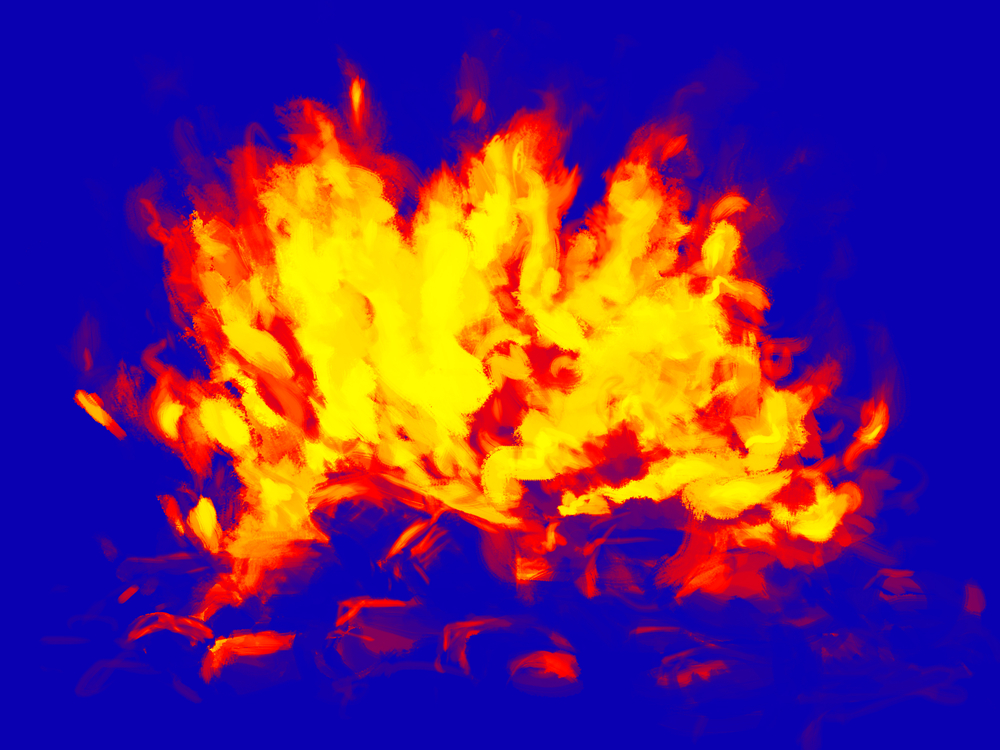
#> input picture fire.jpg, 1000 x 750 px, found by its file name
$ python fire.py
#> lines starting #> are read from the running program, lines starting #| are printed output that depends on the picture; after the words box and inside, x2 and y2 are one past the last pixel; in counts of white or black regions, pixels touching at a corner belong together
# Shayla Rao
# Color detection of thermal image of a fire using OpenCV

# Imported cv2 and numpy
import cv2
import numpy as np

# Getting thermal image
img = cv2.imread( 'C:/Users/Shayla/Documents/Capstone_Class/image_proc/fire.jpg')
#> img is the input picture: shape (750, 1000, 3); mean B, G, R 114.1, 41.9, 97.4

# Converting image colors from BGR format to HSV format
hsv = cv2.cvtColor(img, cv2.COLOR_BGR2HSV)
#> hsv: shape (750, 1000, 3); mean H, S, V 100.8, 254.6, 193

# Defining lower and upper HSV ranges of colors
lower_red = np.array([161,155,84])
upper_red = np.array([179,255,255])

lower_red2 = np.array([161,155,84])
upper_red2 = np.array([161,155,84])

lower_orange = np.array([1,190,200])
upper_orange = np.array([18,255,255])

lower_yellow = np.array([20,100,100])
upper_yellow = np.array([30,255,255])

# Defining masks for colors using lower and upper ranges
red_mask = cv2.inRange(hsv, lower_red, upper_red)
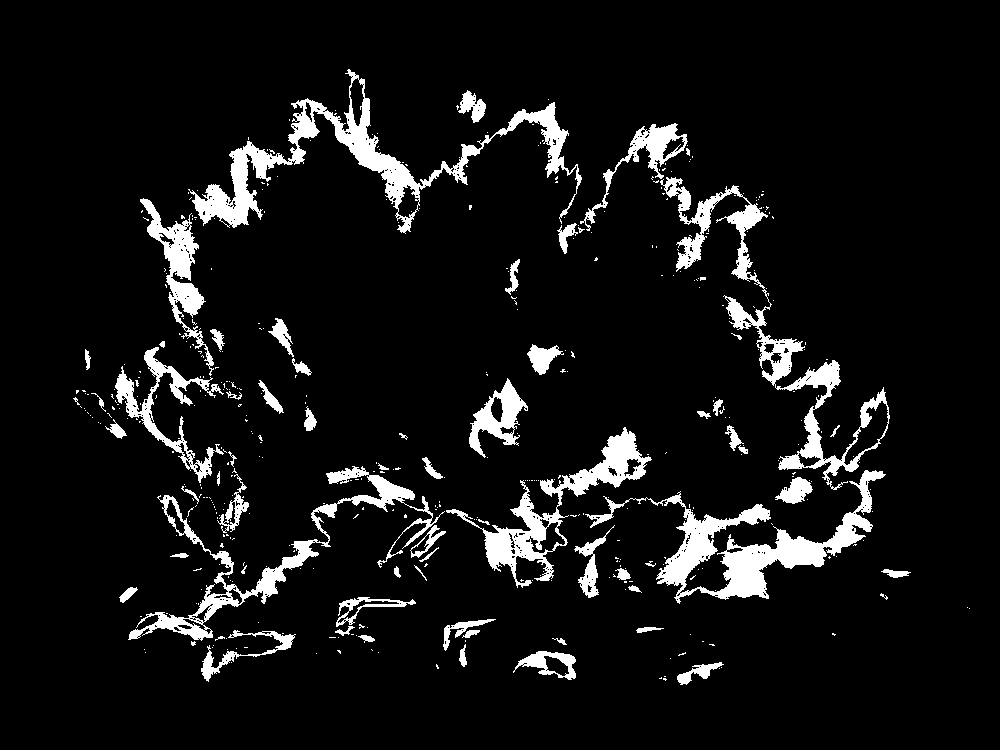
#> red_mask: shape (750, 1000); 7.7% white; 441 white regions (377 under 20 px), largest, box (x1, y1, x2, y2) and area: (188, 69, 582, 234) 9653, (585, 470, 886, 604) 8550, (660, 177, 890, 490) 7658
red2_mask = cv2.inRange(hsv, lower_red2, upper_red2)
#> red2_mask: shape (750, 1000); every value is 0
orange_mask = cv2.inRange(hsv, lower_orange, upper_orange)
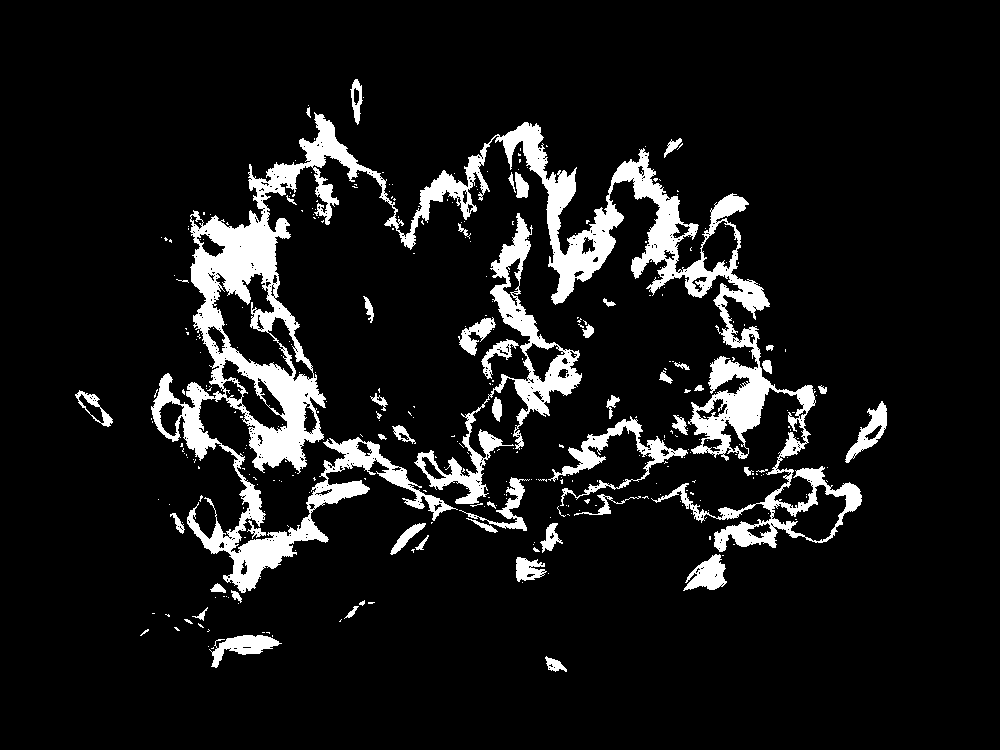
#> orange_mask: shape (750, 1000); 9.5% white; 345 white regions (294 under 20 px), largest, box (x1, y1, x2, y2) and area: (151, 112, 862, 593) 51659, (414, 213, 582, 504) 7053, (548, 416, 688, 506) 2270
yellow_mask = cv2.inRange(hsv, lower_yellow, upper_yellow)
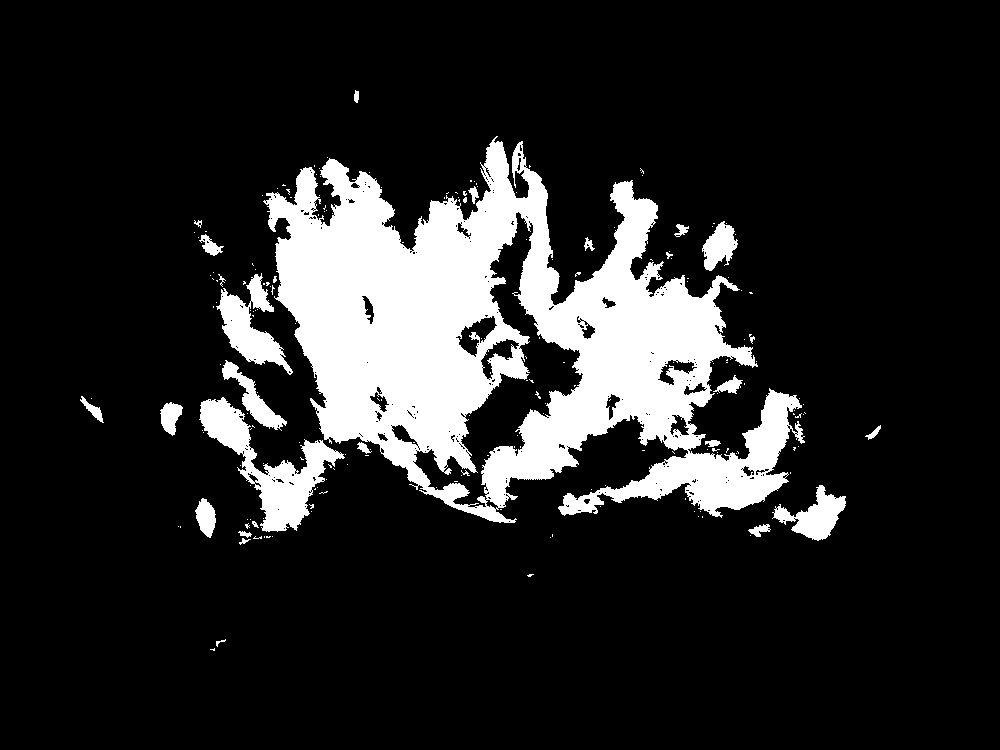
#> yellow_mask: shape (750, 1000); 15% white; 200 white regions (171 under 20 px), largest, box (x1, y1, x2, y2) and area: (263, 136, 805, 523) 96146, (199, 397, 345, 532) 6047, (216, 273, 293, 375) 2956

# Creating a mask with all colors extracted
mask = red_mask+red2_mask+orange_mask+yellow_mask
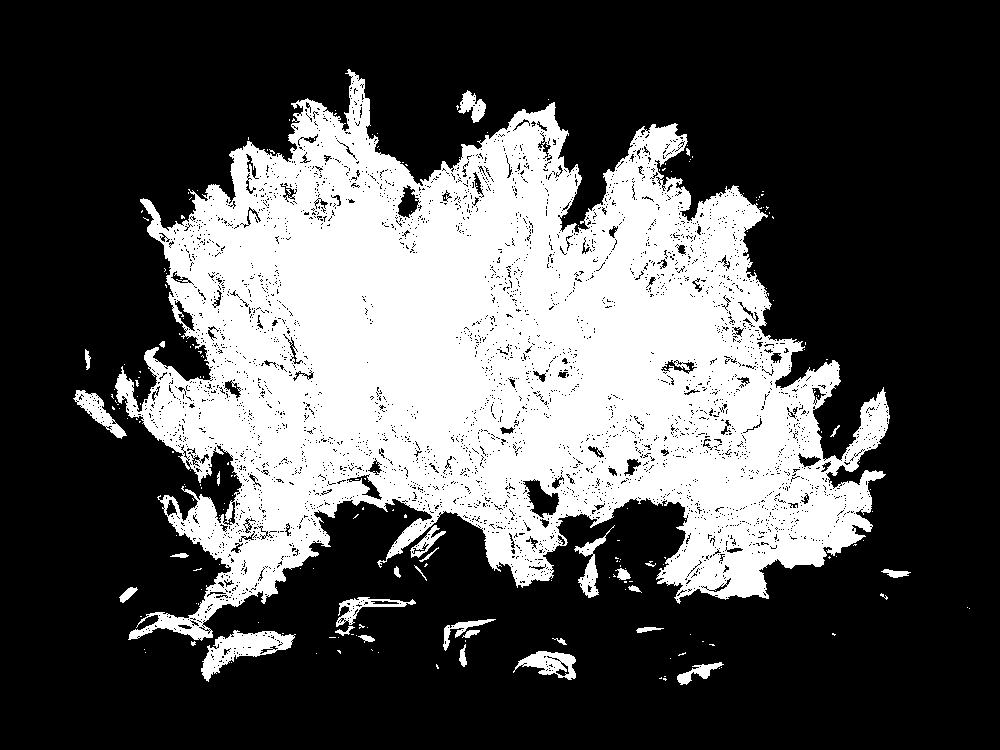
#> mask: shape (750, 1000); 32.2% white; 208 white regions (177 under 20 px), largest, box (x1, y1, x2, y2) and area: (115, 69, 890, 641) 233221, (201, 630, 296, 682) 1965, (513, 651, 576, 680) 938

# Creating mask containing just the colors of the fire
colored_mask = cv2.bitwise_or(img, img, mask=mask)
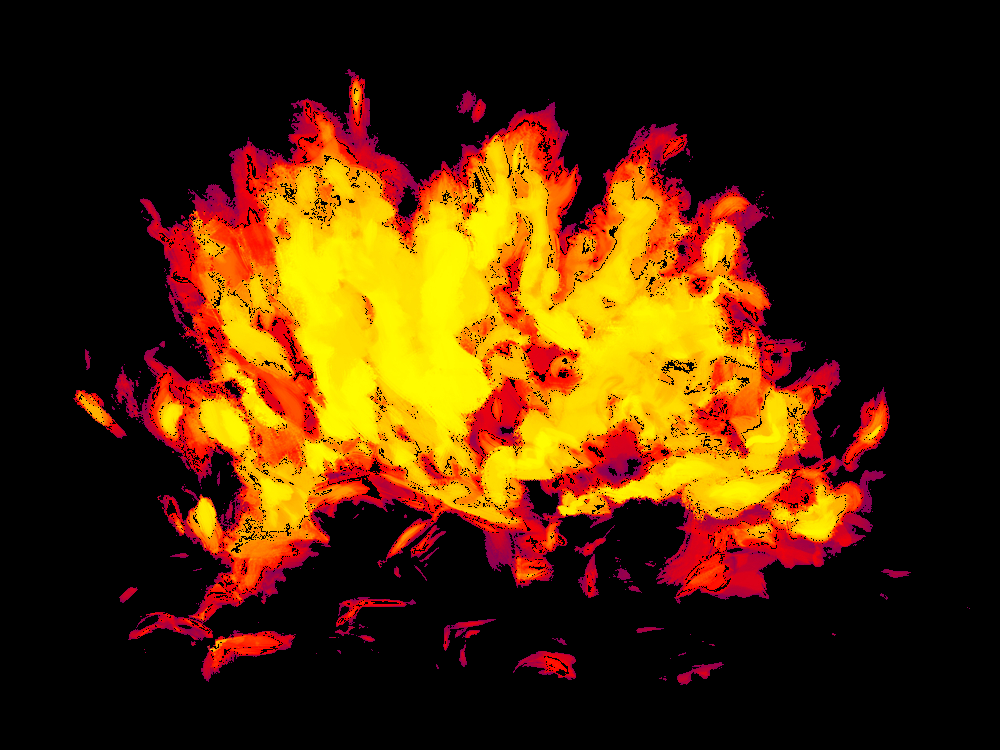
#> colored_mask: shape (750, 1000, 3); mean B, G, R 3.5, 40.6, 77.4

# Outputting original image, image with white mask, and, image with colored mask
cv2.imshow('image', img)
cv2.imshow('mask', mask)
cv2.imshow('colored_mask', colored_mask)

# Handles windowing events and destroys all windows created
cv2.waitKey(0)
cv2.destroyAllWindows()
